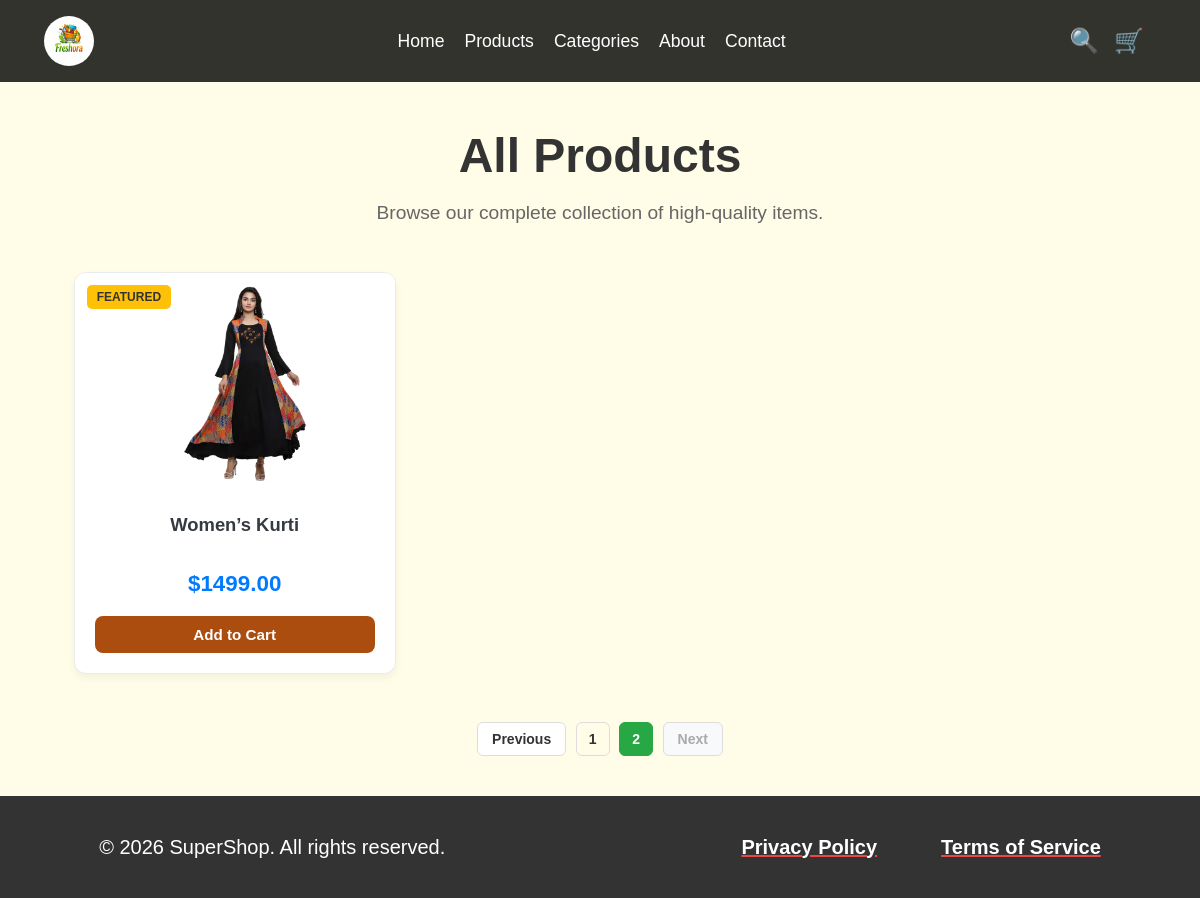
/products/?page=2, run on the app's committed database.
### myapp/models.py (models this page shows, shortened)
class Product(models.Model):
    name = models.CharField(max_length=200)
    category = models.ForeignKey(Category, on_delete=models.CASCADE, related_name='products')
    image = models.ImageField(upload_to='products/')
    price = models.DecimalField(max_digits=10, decimal_places=2)
    description = models.TextField()
    product_model = models.CharField(max_length=100, blank=True, null=True)
    available_size = models.CharField(max_length=50, blank=True, null=True, help_text="e.g., S, M, L, XL or 10, 11, 12")
    color = models.CharField(max_length=50, blank=True, null=True)
    stock = models.PositiveIntegerField(default=0, blank=True, null=True)
    is_featured = models.BooleanField(default=False, verbose_name="Featured Product")
    is_on_sale = models.BooleanField(default=False, verbose_name="Price Off Product")
    created_at = models.DateTimeField(auto_now_add=True)
    updated_at = models.DateTimeField(auto_now=True)
    class Meta:
        ordering = ['name']

### myapp/views.py (the view)
# urls.py: path('products/', views.product_list, name='product_list'),
def product_list(request):
    product_queryset = Product.objects.all()
    paginator = Paginator(product_queryset, 12)
    page_number = request.GET.get('page')
    products = paginator.get_page(page_number)
    context = {'products': products}
    return render(request, 'products.html', context)

### myapp/templates/products.html (shortened to what this page needs)
{% extends 'base.html' %}
{% load static %}
{% block content %}
<main class="all-product-page-container">
    <div class="all-product-page-header">
        <h1>All Products</h1>
        <p>Browse our complete collection of high-quality items.</p>
    </div>
    <div class="all-product-grid">
        {% for product in products %}
        <div class="all-product-card">
            {% if product.is_on_sale %}
                <div class="all-product-badge all-product-sale-badge">Price Off</div>
            {% elif product.is_featured %}
                <div class="all-product-badge all-product-featured-badge">FEATURED</div>
            {% endif %}
            <img src="{{ product.image.url }}"
                 alt="Image of {{ product.name }}"
                 class="all-product-image">
            <div class="all-product-card-content">
                <h3 class="all-product-name">{{ product.name }}</h3>
                <p class="all-product-price">${{ product.price|floatformat:2 }}</p>
                <button class="add-to-cart-btn"
                        data-product-id="{{ product.id }}">
                    Add to Cart
                </button>
            </div>
        </div>
        {% empty %}
            <p class="all-product-no-products-message">
                No products found. Please check back later!
            </p>
        {% endfor %}
    </div>
    <div class="pagination">
    {% if products.has_previous %}
        <a class="page-btn" href="?page={{ products.previous_page_number }}">Previous</a>
    {% else %}
        <span class="page-btn disabled">Previous</span>
    {% endif %}
    <a class="page-number {% if products.number == 1 %}active{% endif %}" href="?page=1">1</a>
    {% if products.paginator.num_pages > 1 %}
        <a class="page-number {% if products.number == products.paginator.num_pages %}active{% endif %}"
           href="?page={{ products.paginator.num_pages }}">
           {{ products.paginator.num_pages }}
        </a>
    {% endif %}
    {% if products.has_next %}
        <a class="page-btn" href="?page={{ products.next_page_number }}">Next</a>
    {% else %}
        <span class="page-btn disabled">Next</span>
    {% endif %}
</div>
</main>
{% endblock %}

### static/css/style.css (style rules this page uses)
body { font-family: Arial, sans-serif; margin: 0; padding: 0; background-color: #FFFDE7; }
.add-to-cart-btn { background-color: #28a745; color: white; border: none; padding: 10px 15px; border-radius: 5px; cursor: pointer; margin-top: 1rem; transition: background-color 0.3s; }
main { padding: 2rem; }
.all-product-grid { display: grid; grid-template-columns: repeat(4, 1fr); gap: 1.5rem; justify-items: center; }
.all-product-card { position: relative; background-color: #fff; border: 1px solid #e9ecef; border-radius: 12px; box-shadow: 0 4px 8px rgba(0,0,0,0.05); display: flex; flex-direction: column; overflow: hidden; transition: transform 0.3s ease, box-shadow 0.3s ease; width: 100%; max-width: 320px; height: 420px; }
.all-product-image { width: 100%; height: 200px; object-fit: contain; padding: 10px; transition: transform 0.4s ease; }
.all-product-card-content { padding: 1.25rem; display: flex; flex-direction: column; text-align: center; flex-grow: 1; }
.all-product-name { font-size: 1.1rem; font-weight: 600; color: #343a40; margin-bottom: 0.6rem; height: 2.6em; overflow: hidden; }
.all-product-price { font-size: 1.4rem; font-weight: 700; color: #aa4d0e; margin-top: auto; }
.add-to-cart-btn { width: 100%; padding: 12px; font-size: 0.95rem; font-weight: 600; background-color: #aa4d0e; border: none; border-radius: 8px; color: #fff; cursor: pointer; margin-top: 1rem; }
.all-product-badge { position: absolute; top: 12px; left: 12px; padding: 5px 10px; font-size: 0.75rem; font-weight: bold; color: #fff; border-radius: 5px; z-index: 10; }
.pagination { margin-top: 2.5rem; display: flex; justify-content: center; gap: 8px; flex-wrap: wrap; }
.page-btn { padding: 8px 14px; border: 1px solid #ddd; color: #333; text-decoration: none; border-radius: 4px; font-size: 14px; }
@media (max-width: 1200px) { .all-product-grid { grid-template-columns: repeat(3, 1fr); } }
.all-product-page-container { padding: 1rem 5%; margin-top: 80px; }
.all-product-page-header { text-align: center; margin-bottom: 3rem; }
.all-product-page-header h1 { font-size: 3rem; font-weight: 700; color: #333; margin-bottom: 0.5rem; }
.all-product-page-header p { font-size: 1.2rem; color: #666; }
.all-product-page-container .all-product-grid { display: grid; grid-template-columns: repeat(4, 1fr); gap: 1rem; justify-items: center; }
.all-product-card { position: relative; background-color: white; border: 1px solid #e9ecef; border-radius: 12px; box-shadow: 0 4px 8px rgba(0,0,0,0.05); display: flex; flex-direction: column; overflow: hidden; transition: transform 0.3s ease, box-shadow 0.3s ease; width: 320px; height: 400px; }
.all-product-image { width: 100%; height: 200px; object-fit: contain; background-color: #fff; padding: 10px; transition: transform 0.3s ease; }
.all-product-name { font-size: 1.15rem; font-weight: 600; color: #343a40; margin: 0 0 0.6rem 0; line-height: 1.3; height: 2.6em; overflow: hidden; }
.all-product-price { font-size: 1.4rem; font-weight: 700; color: #007bff; margin: 0 0 auto 0; }
.all-product-card .add-to-cart-btn { width: 100%; padding: 10px; font-size: 0.95rem; font-weight: 600; background-color: #aa4d0e; border: 5px rgb(154, 149, 149); border-radius: 8px; color: white; cursor: pointer; margin-top: 0.8rem; transition: background-color 0.2s ease; }
.all-product-badge { position: absolute; top: 12px; left: 12px; padding: 5px 10px; font-size: 0.75rem; font-weight: bold; color: white; border-radius: 5px; z-index: 10; }
.all-product-featured-badge { background-color: #ffc107; color: #333; }
.pagination { display: flex; justify-content: center; align-items: center; gap: 0.6rem; margin: 3rem 0 1.5rem; flex-wrap: wrap; }
.page-btn { padding: 8px 14px; background-color: #ffffff; color: #333; border: 1px solid #ddd; border-radius: 6px; text-decoration: none; font-weight: 600; font-size: 14px; transition: all 0.2s ease; }
.page-btn.disabled { color: #aaa; cursor: not-allowed; background-color: #f8f9fa; border-color: #ddd; }
.page-number { padding: 8px 12px; border-radius: 6px; border: 1px solid #ddd; color: #333; text-decoration: none; font-weight: 600; font-size: 14px; transition: all 0.2s ease; }
.page-number.active { background-color: #28a745; color: #ffffff; border-color: #28a745; pointer-events: none; }
@media (max-width: 1200px) { .all-product-page-container .all-product-grid { grid-template-columns: repeat(3, 1fr); } }

### data on the page
Product: is_on_sale "FEATURED", image (picture), name "Women’s Kurti", price "1499.00"

### other printed values
{{ products.paginator.num_pages }} "2"
